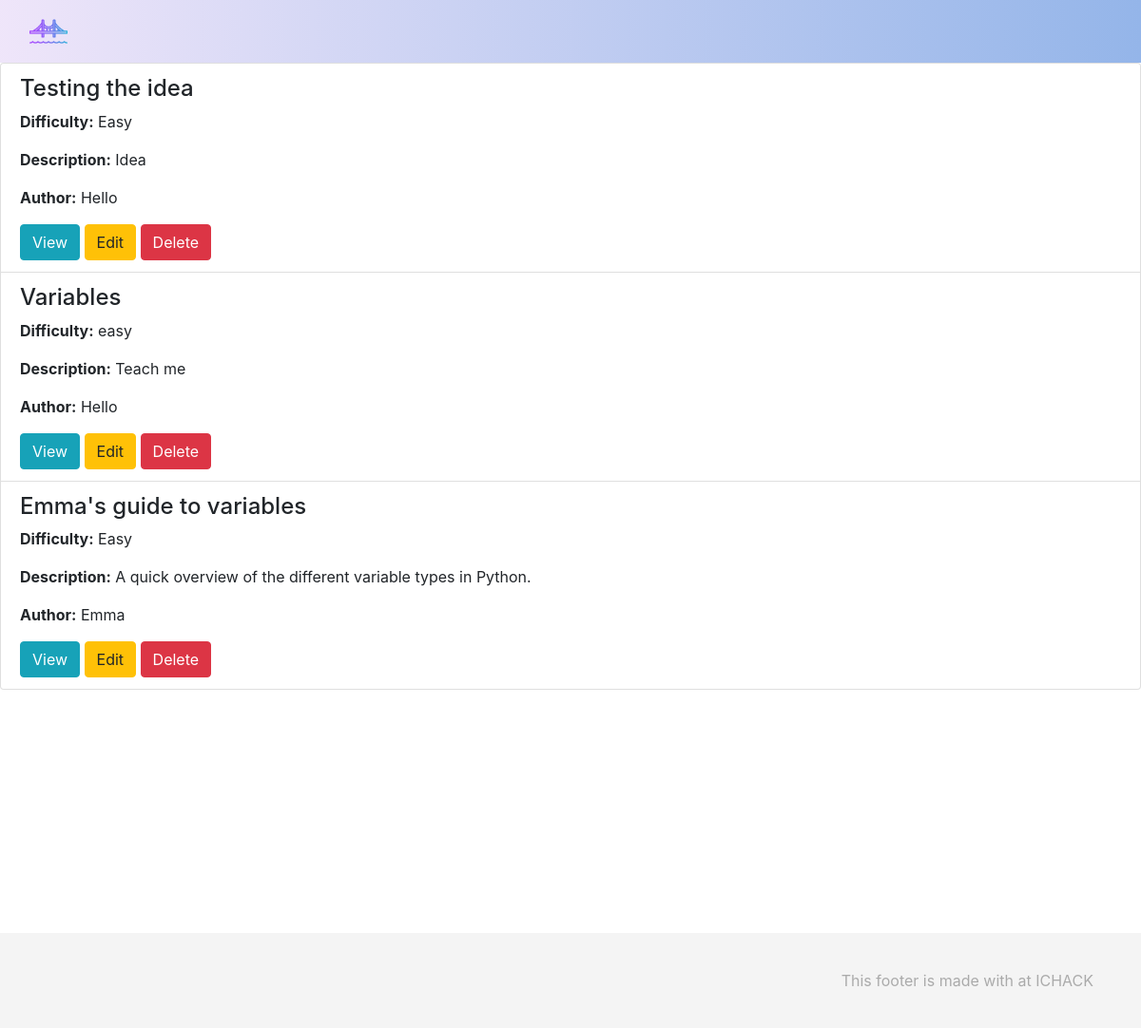
Screenshot of /courses with the database file from the repository.
### app/models.py (models this page shows, shortened)
class Course(db.Model):
    id = db.Column(db.Integer, primary_key=True)
    name = db.Column(db.String(100), nullable=False)
    difficulty_matrix = db.Column(db.String(100), nullable=False)
    description = db.Column(db.Text, nullable=False)
    content = db.Column(db.Text, nullable=False)
    questions = db.Column(db.Text, nullable=False)
    author_id = db.Column(db.Integer, db.ForeignKey('user.id'), nullable=False)
    author = db.relationship('User', back_populates='courses')

class User(UserMixin, db.Model):
    id = db.Column(db.Integer, primary_key=True)
    username = db.Column(db.String(150), unique=True, nullable=False)
    password_hash = db.Column(db.String(256), nullable=False)
    section_score = db.Column(db.Float, nullable=True)  # Stores scores, can be NULL
    key_interest = db.Column(db.String(255), nullable=True)  # Stores user interests
    courses = db.relationship('Course', back_populates='author', lazy=True)

### app/routes.py (the view)
@main.route('/courses')
def view_courses():
    courses = Course.query.all()
    return render_template('courses/view_courses.html', courses=courses)

### app/templates/courses/view_courses.html
{% extends "base.html" %}
{% block content %}
<ul class="list-group">
  {% for course in courses %}
      <li class="list-group-item">
          <h4>{{ course.name }}</h4>
          <p><strong>Difficulty:</strong> {{ course.difficulty_matrix }}</p>
          <p><strong>Description:</strong> {{ course.description }}</p>
          <p><strong>Author:</strong> {{ course.author.username }}</p>
          <a href="{{ url_for('main.view_course', id=course.id) }}" class="btn btn-info">View</a>
          <a href="{{ url_for('main.edit_course', id=course.id) }}" class="btn btn-warning">Edit</a>
          <form method="POST" action="{{ url_for('main.delete_course', id=course.id) }}" style="display:inline;">
              <button type="submit" class="btn btn-danger">Delete</button>
          </form>
      </li>
  {% endfor %}
</ul>
{% endblock %}

### rows the page displays
Course: name "Testing the idea", difficulty_matrix "Easy", description "Idea", author.username "Hello"
Course: name "Variables", difficulty_matrix "easy", description "Teach me", author.username "Hello"
Course: name "Emma's guide to variables", difficulty_matrix "Easy", description "A quick overview of the different variable types in Python.", author.username "Emma"
